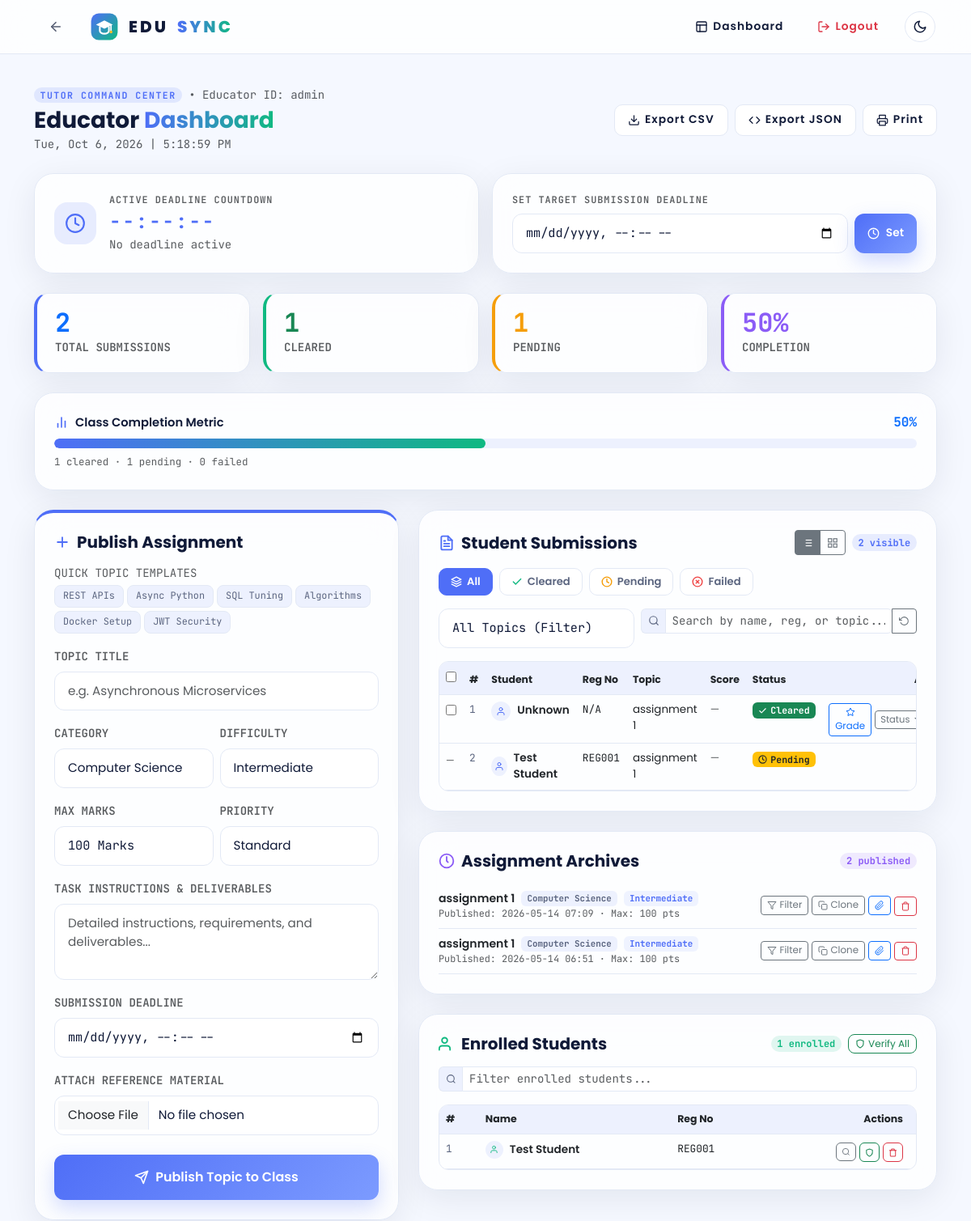
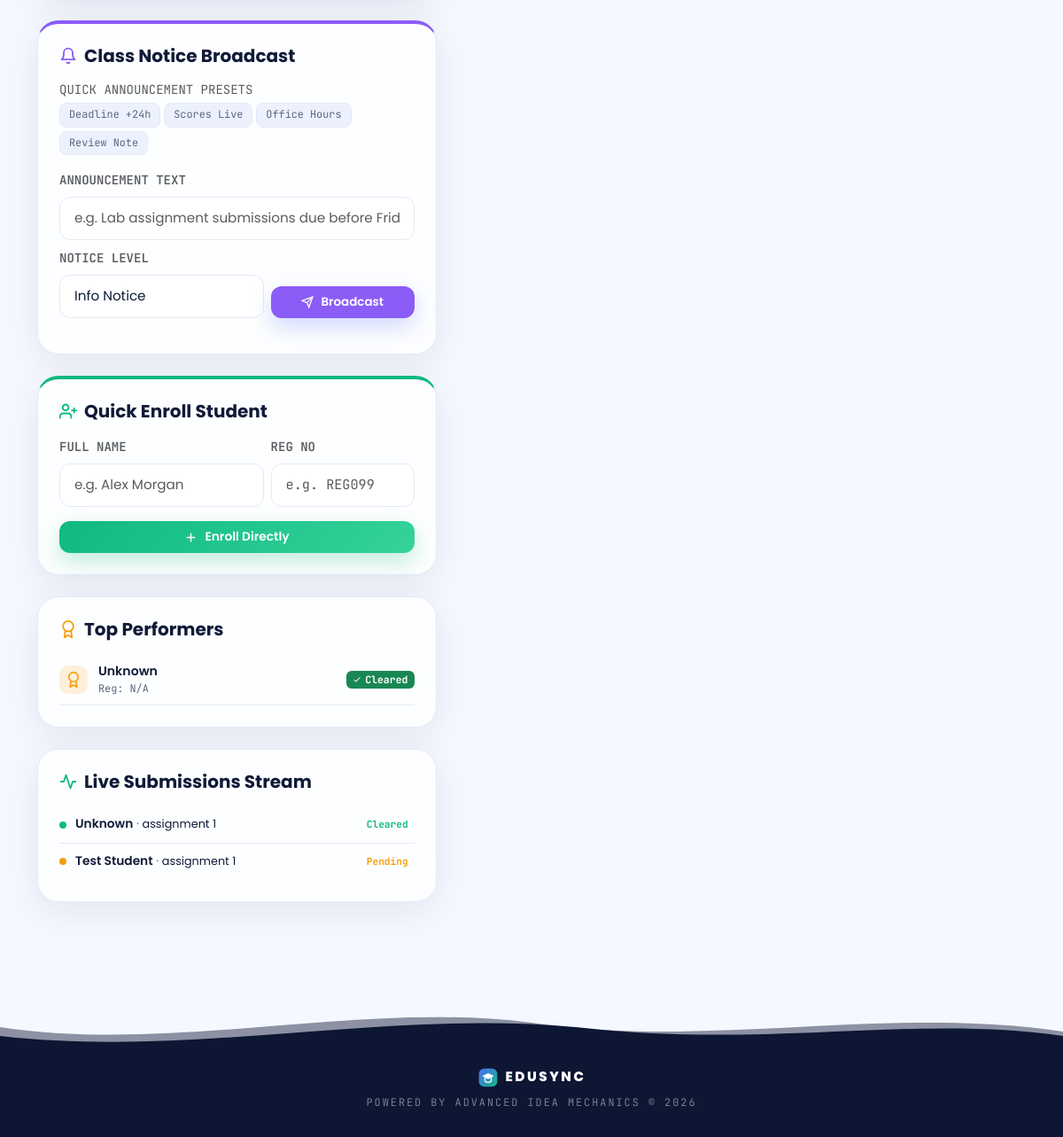
Page /tutor-dashboard (signed in) on the earlier database version (2 pictures, top to bottom).
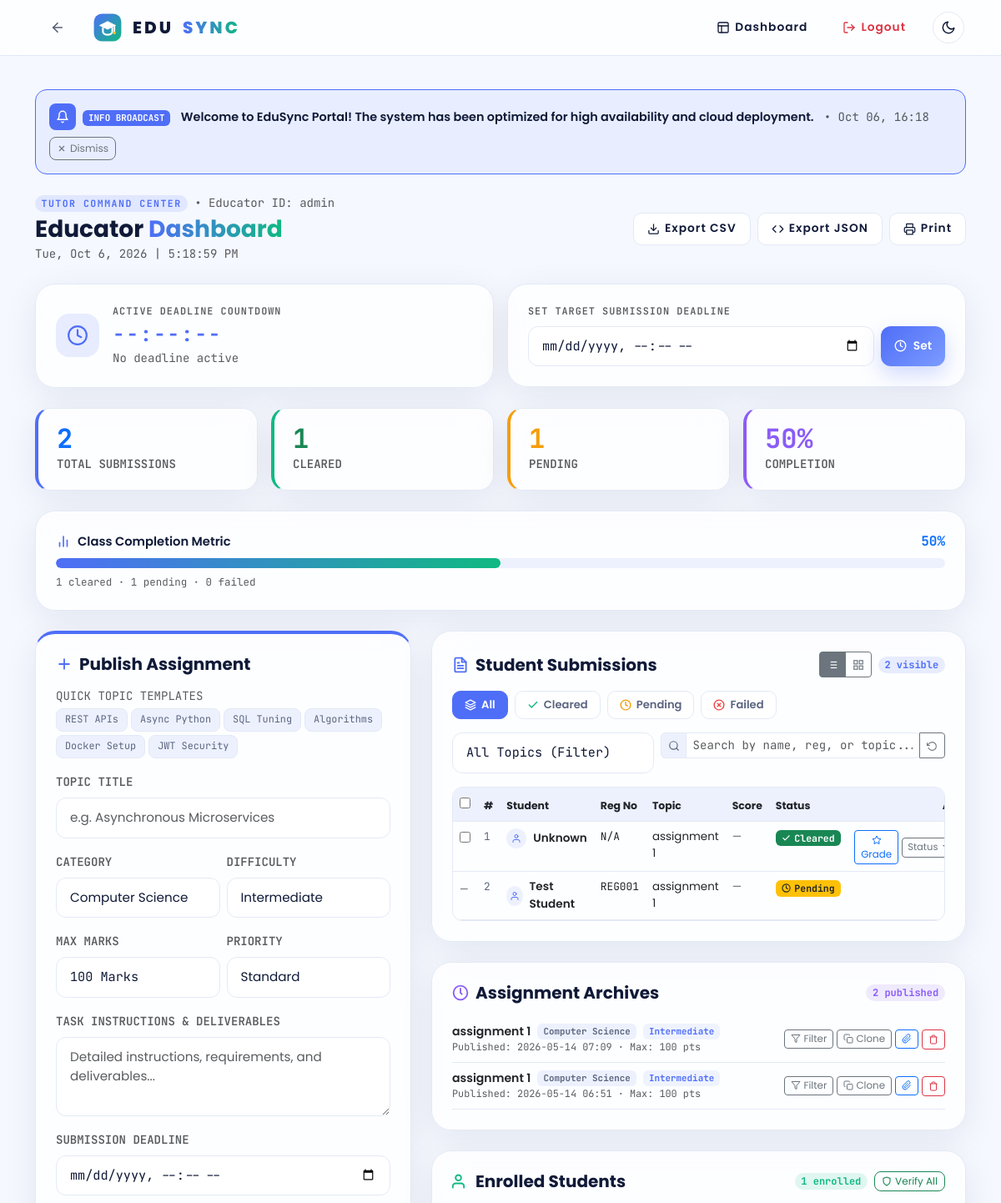
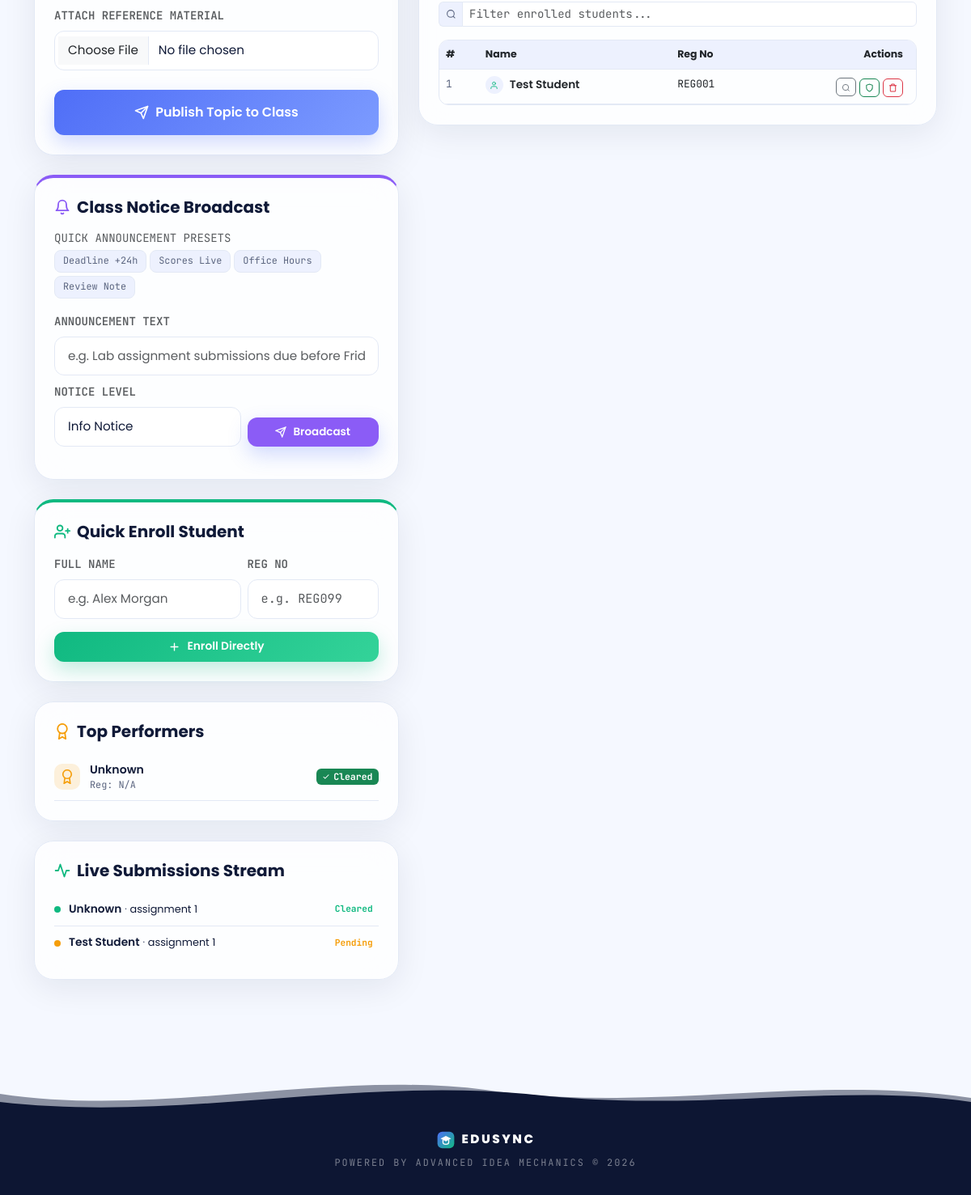
Same page on the later database version (2 pictures, top to bottom).
### models.py (models this page shows)
class Notice(db.Model):
    id = db.Column(db.Integer, primary_key=True)
    message = db.Column(db.Text, nullable=False)
    level = db.Column(db.String(20), default="info") # 'info', 'warning', 'urgent', 'success'
    posted_by = db.Column(db.String(80), default="Tutor")
    created_at = db.Column(db.DateTime, default=db.func.current_timestamp())

### routes/auth_routes.py (the view, shortened to what this page needs)
@auth_bp.route('/tutor_dashboard', methods=['GET', 'POST'])
@auth_bp.route('/tutor-dashboard', methods=['GET', 'POST'])
def tutor_dashboard():
    if session.get('role') != 'tutor':
        flash('Please log in as a tutor first.', 'warning')
        return redirect(url_for('auth.login_tutor'))
    students = User.query.filter(func.lower(User.role) == 'student').order_by(User.id.desc()).all()
    raw_submissions = Submission.query.order_by(Submission.timestamp.desc()).all()
    results = list(raw_submissions)
    latest_assignment = Assignment.query.order_by(Assignment.id.desc()).first()
    if latest_assignment:
        submitted_regs = {s.register_number.upper() for s in raw_submissions if s.topic_name == latest_assignment.topic_name}
        for st in students:
            if st.register_number and st.register_number.upper() not in submitted_regs:
                results.append(type('PendingResult', (), {
                    'id': f'p-{st.id}',
                    'student_name': st.username,
                    'register_number': st.register_number,
                    'topic_name': latest_assignment.topic_name,
                    'status': 'pending',
                    'score': None,
                    'feedback': None,
                    'submission_text': None,
                    'submission_file': None,
                    'student_notes': None
                })())
    all_assignments = Assignment.query.order_by(Assignment.id.desc()).all()
    history = []
    all_topics = []
    for a in all_assignments:
        all_topics.append(a.topic_name)
        sub_count = Submission.query.filter_by(topic_name=a.topic_name).count()
        history.append({
            'id': a.id,
            'topic_name': a.topic_name,
            'task_description': a.task_description,
            'posted_at': a.date_uploaded.strftime('%Y-%m-%d %H:%M') if a.date_uploaded else 'Recently',
            'submission_count': sub_count,
            'document_path': a.document_path,
            'deadline': a.deadline,
            'category': a.category or 'Computer Science',
            'difficulty': a.difficulty or 'Intermediate',
            'max_marks': a.max_marks or 100,
            'priority': a.priority or 'Standard'
        })
    active_notice = Notice.query.order_by(Notice.id.desc()).first()
    return render_template(
        'tutor_dashboard.html',
        students=students,
        results=results,
        history=history,
        all_topics=all_topics,
        active_notice=active_notice
    )

### templates/tutor_dashboard.html (shortened to what the changed rows need)
{% extends "base.html" %}
{% block content %}
<div class="container py-4 mb-5">
    {% if active_notice %}
    <div class="alert alert-dismissible fade show p-3 mb-4 d-flex align-items-center justify-content-between flex-wrap gap-2"
        style="background: rgba(79, 110, 247, 0.08); border: 1px solid var(--tutor); border-radius: 14px;">
        <div class="d-flex align-items-center gap-2">
            <div style="width: 32px; height: 32px; border-radius: 8px; background: var(--tutor); color: #fff; display: flex; align-items: center; justify-content: center; flex-shrink: 0;">
                <svg width="16" height="16" viewBox="0 0 24 24" fill="none" stroke="currentColor" stroke-width="2.2" stroke-linecap="round" stroke-linejoin="round">
                    <path d="M18 8A6 6 0 0 0 6 8c0 7-3 9-3 9h18s-3-2-3-9"></path>
                    <path d="M13.73 21a2 2 0 0 1-3.46 0"></path>
                </svg>
            </div>
            <div>
                <span class="badge code-font me-2 text-uppercase" style="background: var(--tutor); color: #fff; font-size: 0.68rem;">{{ active_notice.level }} BROADCAST</span>
                <span class="fw-semibold" style="font-size: 0.9rem;">{{ active_notice.message }}</span>
                <span class="text-muted small code-font ms-2">• {{ active_notice.created_at.strftime('%b %d, %H:%M') if active_notice.created_at else '' }}</span>
            </div>
        </div>
        <form action="/delete-announcement/{{ active_notice.id }}" method="POST" class="m-0">
            <button type="submit" class="btn btn-sm btn-outline-secondary d-flex align-items-center gap-1" style="border-radius: 8px; font-size: 0.76rem;" title="Dismiss Announcement">
                <svg width="12" height="12" viewBox="0 0 24 24" fill="none" stroke="currentColor" stroke-width="2.2"><line x1="18" y1="6" x2="6" y2="18"></line><line x1="6" y1="6" x2="18" y2="18"></line></svg>
                <span>Dismiss</span>
            </button>
        </form>
    </div>
    {% endif %}
    <div class="row g-4">
        <div class="col-lg-7">
            <div class="glass-card p-4 mb-4">
                <div id="tableViewContainer" style="max-height: 460px; overflow-y: auto; border-radius: 12px; border: 1px solid var(--line);">
                    <table class="table table-hover mb-0" id="resultsTable">
                        <thead class="sticky-top" style="background: var(--surface-soft);" id="tableHead">
                            <tr>
                                <th style="width: 36px;" class="no-print">
                                    <input type="checkbox" id="selectAllCheckbox" onchange="toggleSelectAll(this)">
                                </th>
                                <th style="font-size:0.78rem; cursor:pointer;" onclick="sortTable(1)">#</th>
                                <th style="font-size:0.78rem; cursor:pointer;" onclick="sortTable(2)">Student</th>
                                <th style="font-size:0.78rem; cursor:pointer;" onclick="sortTable(3)">Reg No</th>
                                <th style="font-size:0.78rem;">Topic</th>
                                <th style="font-size:0.78rem;">Score</th>
                                <th style="font-size:0.78rem;">Status</th>
                                <th style="font-size:0.78rem;" class="no-print text-end pe-3">Actions</th>
                            </tr>
                        </thead>
                    </table>
                </div>
            </div>
            <div class="glass-card p-4 mb-4">
                {% if students %}
                <div style="max-height: 280px; overflow-y: auto; border: 1px solid var(--line); border-radius: 12px;">
                    <table class="table table-hover mb-0" id="studentsTable">
                        <thead class="sticky-top" style="background: var(--surface-soft);">
                            <tr>
                                <th style="font-size:0.78rem;">#</th>
                                <th style="font-size:0.78rem;">Name</th>
                                <th style="font-size:0.78rem;">Reg No</th>
                                <th style="font-size:0.78rem;" class="no-print text-end pe-3">Actions</th>
                            </tr>
                        </thead>
                    </table>
                </div>
                {% else %}
                <p class="text-muted small mb-0">No students enrolled yet.</p>
                {% endif %}
            </div>
        </div>
    </div>
</div>
{% endblock %}

Differences in the rows shown:
added Notice: level "INFO", message "Welcome to EduSync Portal! The system has been optimized for high availability and cloud deployment.", created_at "Oct 06, 16:18"
Other differences:
text now shown: "BROADCAST • Dismiss"
